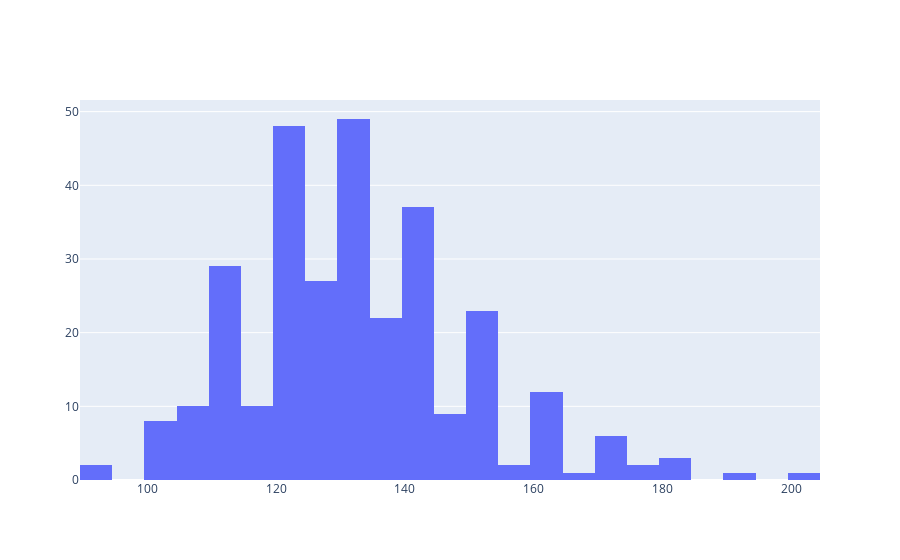

Notebook source saved alongside this figure:
### Code cell
# Visualizing trestbps

fig = go.Figure()

fig.add_trace(go.Histogram(x = df['trestbps']))

### Figure 1 — Plotly figure (JSON) as saved in the notebook; plotly's stock layout.template omitted (floating-point values rounded to 4 significant figures; data arrays with more than 128 entries replaced by an {"elided": "..."} marker saying what was removed)
{"data": [{"type": "histogram", "x": {"elided": "302 int values"}}], "layout": {}}
